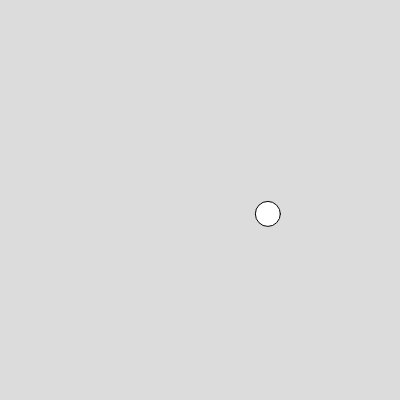
Frame 1 (no input)
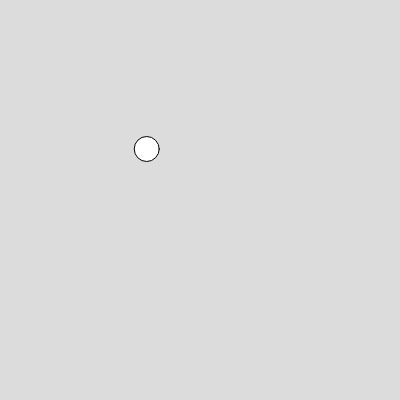
Frame 60 (no input)
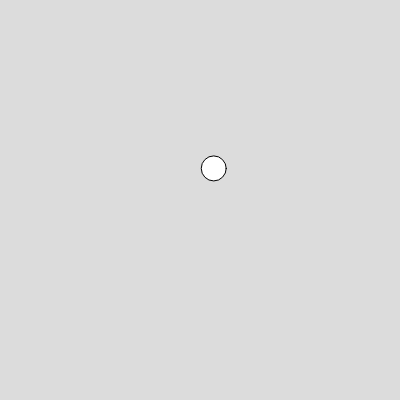
Frame 120 (the mouse pressed at the canvas centre since frame 60)

The p5.js sketch that drew these frames (run headless with seeded random() and noise() and a simulated clock; from frame 60 on, the mouse is pressed at the canvas centre):

// p5.js sketch
// ── sketch.js
let xOff1 = 0;
let xOff2 = 0.2;

function setup() {
  createCanvas(400, 400);
}

function draw() {
  background(220);
  
  let x = map(noise(xOff1), 0, 1, 0, width);
  let y = map(noise(xOff2), 0, 1, 0, height);
  
  ellipse(x, y, 25, 25);
  
  xOff1 += 0.02;
  xOff2 += 0.02;  
}
